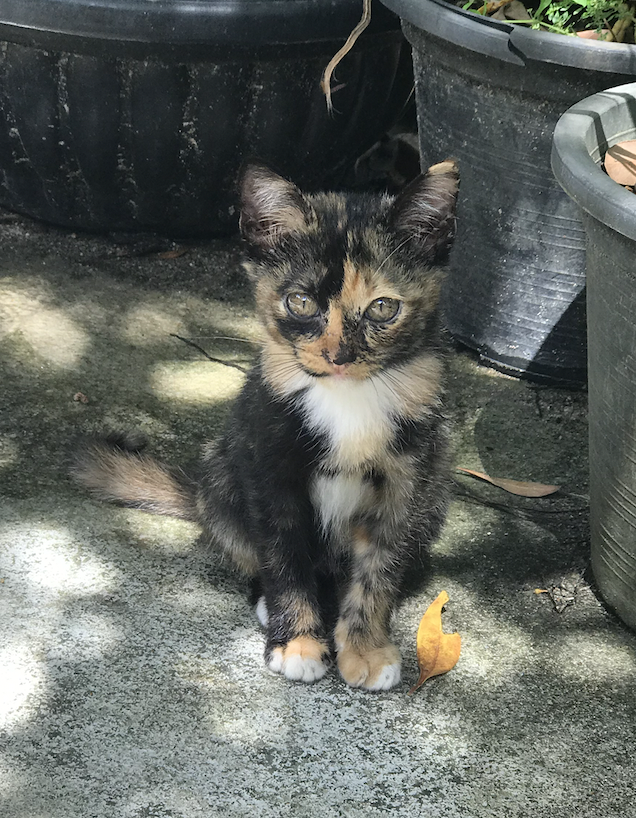
#> input picture GMT/GMT-Klausur/Tut_Materialien/Lea-Zoom/04_tut_lea_gmt/cat.png, 636 x 818 px
$ jupyter execute 04_tut_lea_gmt.ipynb   (older library calls are emulated)
#> lines starting #> are read from the running program, lines starting #| are printed output that depends on the picture
# Python & Jupyter Tutorial 2: Plots & Bilder

## Imports
Imports stehen aus Konventionsgründen im Allgemeinen immer ganz oben.
Wenn ihr neue imports hinzufügt, müsst ihr die Zelle mit den Imports erneut durchlaufen lassen ($\blacktriangleright$Run).
Dies gilt auch für alle anderen Zellen, wenn ihr diese verändert, lasst sie mit Run erneut durch laufen.
Oder startet das Notebook erneut (Restart the kernel, Symbol: $\blacktriangleright\blacktriangleright$)

#### Für Plots braucht ihr:
    import matplotlib.pyplot as plt

#### Bei Bildbearbeitung wird meistens noch benötigt:
    import cv2

[cell 1]
import numpy as np
import cv2
import matplotlib.pyplot as plt

### Plotting
#### Wichtig! Jedes Mal wenn ihr einen Plot anzeigt, danach eine neue Zelle anfangen, ansonsten wird nur der letzte Plot angezeigt!

[cell 2]
# x gibt einen Bereich an. Es soll von 0 bis 10 auf der x-Achse geplottet werden.
# 0.1 gibt die Schrittgröße an. Je größer also dieser Wert, desto ungenauer wird der Plot.
x = np.arange(0, 10, 0.1)

# y gibt die Funktion an, die wir plotten wollen.
y = np.sin(x)

# Plotten von Funktion y im Bereich x.
plt.plot(x, y)

# Plot anzeigen lassen
plt.show
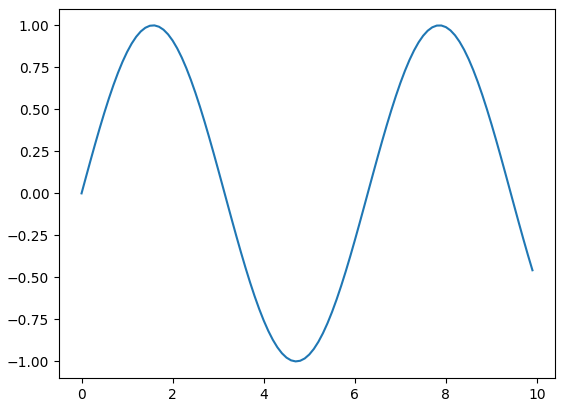
#> figure drawn by matplotlib, 1 panel; curve peaks at x = 1.6, y = 1

[cell 3]
# Plotten von 2 Funktionen in einem Diagramm
y_sin = np.sin(x)
y_cos = np.cos(x)
plt.plot(x, y_sin)
plt.plot(x, y_cos)

# x-Achse beschriften
plt.xlabel('x axis')

 # y-Achse beschriften
plt.ylabel('y axis')

# Titel des Plots
plt.title('Sinus und Cosinus')

# Legende angeben (in der Reihenfolge wie es zu plt.plot(x,y) hinzugefügt wurde.)
plt.legend( ['Sinus', 'Cosinus'] )
plt.show()
#> figure, not shown here; curve peaks at x = 1.6, y = 1; curve peaks at x = 0, y = 1

[cell 4]
values = [8, 6, 7, 3, 4, 9, 8, 2, 0, 5]

# Balkendiagramm erstellen.
#       np.arange(len(values)) = [0 1 2 3 4 5 6 7 8 9]
#     Mit width könnt ihr die Balkendicke ändern.
plt.bar(np.arange(len(values)), values, width=0.5)
plt.show()
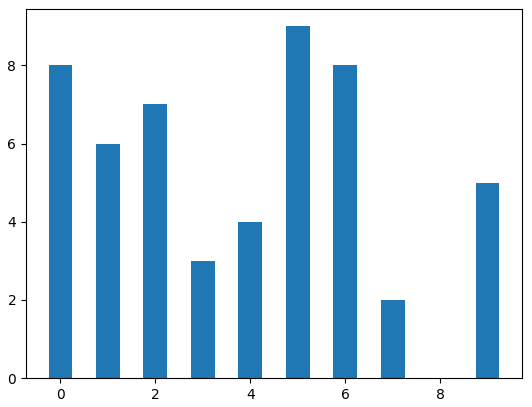
#> figure drawn by matplotlib, 1 panel; tallest bar 9 high, from x = 4.75 to 5.25

### Subplots

[cell 5]
# x = np.arange(0, 10, 0.1) # oben bereits definiert
# y_sin = np.sin(x)
# y_cos = np.cos(x)

# Mittels Subplots einen Plot erstellen
plt.subplot(2,1,1) # (2 Zeilen, 1 Elemente in einer Spalte, 1tes Element)
plt.plot(x, y_sin)
plt.title('Sinus')

plt.subplot(2,1,2) # (2 Zeilen, 1 Elemente in einer Spalte, 2tes Element)
plt.plot(x, y_cos)
plt.title('Cosinus')

plt.show()
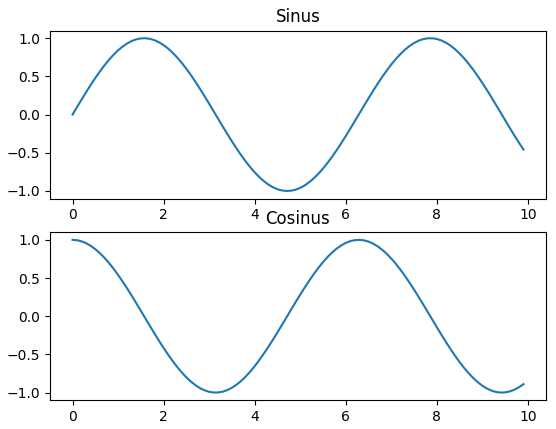
#> figure drawn by matplotlib, 2 panels; panel 1: curve peaks at x = 1.6, y = 1; panel 2: curve peaks at x = 0, y = 1

[cell 6]
# Einfache Plots untereinander anzeigen
plt.plot(x, y_sin)
plt.title('Sinus')
plt.show()
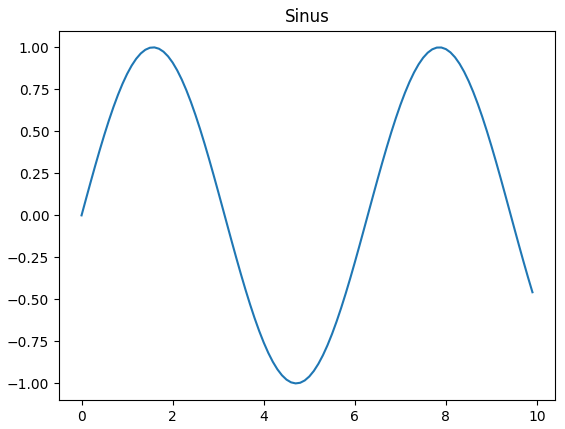
#> figure drawn by matplotlib, 1 panel; curve peaks at x = 1.6, y = 1

plt.plot(x, y_cos)
plt.title('Cosinus')
plt.show()
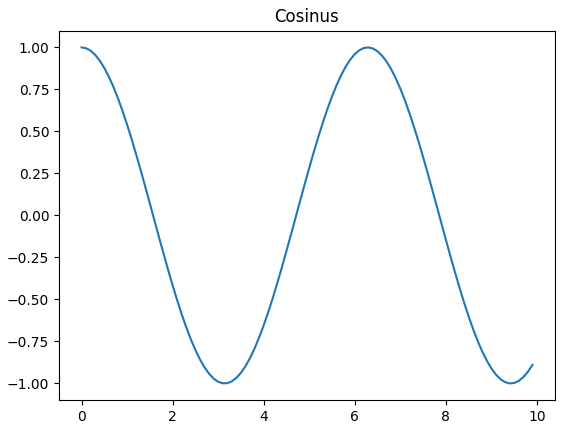
#> figure drawn by matplotlib, 1 panel; curve peaks at x = 0, y = 1

[cell 7]
# oben bereits definiert
# x = np.arange(0, 10, 0.1)
# y_sin = np.sin(x)
# y_cos = np.cos(x)

# Plots nebeneinander
# Subplot 1 mit Sinus
plt.subplot(1,2,1) # (1 Zeile, 2 Elemente in einer Spalte, 1tes Element)
plt.plot(x, y_sin)
plt.title('Sinus')

# Subplot 2 mit Cosinus
plt.subplot(1,2,2) # (1 Zeile, 2 Elemente in einer Spalte, 2tes Element)
plt.plot(x, y_cos)
plt.title('Cosinus')

# Plot anzeigen lassen
plt.show()
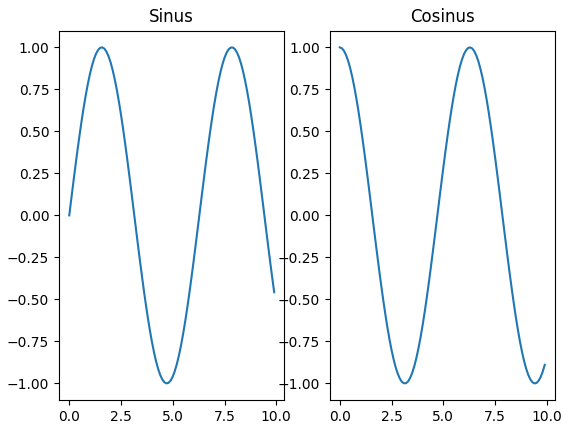
#> figure drawn by matplotlib, 2 panels; panel 1: curve peaks at x = 1.6, y = 1; panel 2: curve peaks at x = 0, y = 1

[cell 8]
y_tan = y_sin / y_cos

# Größen-Parameter des Plots ändern, d.h. sodass die Plots schöner nebeneinander aussehen
# (15, 3) -> 15 entspricht der Breite, 3 entspricht der Höhe
plt.rcParams["figure.figsize"] = (15,3)

# Plots nebeneinander
# Subplot 1 mit Sinus
plt.subplot(1,3,1)
plt.plot(x, y_sin)
plt.title('Sinus')

# Subplot 2 mit Cosinus
plt.subplot(1,3,2)
plt.plot(x, y_cos)
plt.title('Cosinus')

# Subplot 3 mit Tangens
plt.subplot(1,3,3)
plt.plot(x, y_tan)
plt.title('Tangens')

# Plot anzeigen lassen
plt.show()
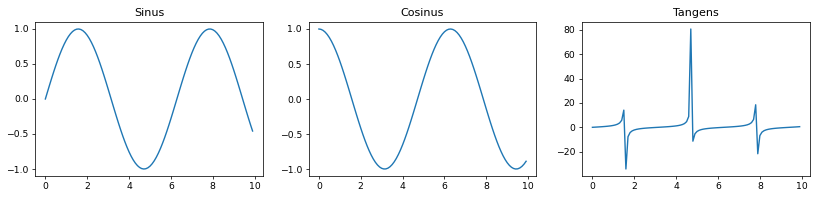
#> figure drawn by matplotlib, 3 panels; panel 1: curve peaks at x = 1.6, y = 1; panel 2: curve peaks at x = 0, y = 1; panel 3: curve peaks at x = 4.7, y = 80.71

### Images

[cell 9]
# Einlesen eines Bildes. Hier Pfad angeben und Bild im selben Ordner oder /ordner/name.jpg etc angeben.
img = plt.imread('cat.png')
#> img is the input picture: shape (818, 636, 4) float32; mean R, G, B, A 0.379, 0.395, 0.373, 1

# Bild ausgeben
plt.imshow(img)

[cell 10]
# Konvertieren eines RGB Bildes in ein Graustufen-Bild
def rgb2grey(rgb):
    r, g, b = rgb[:,:,0], rgb[:,:,1], rgb[:,:,2]
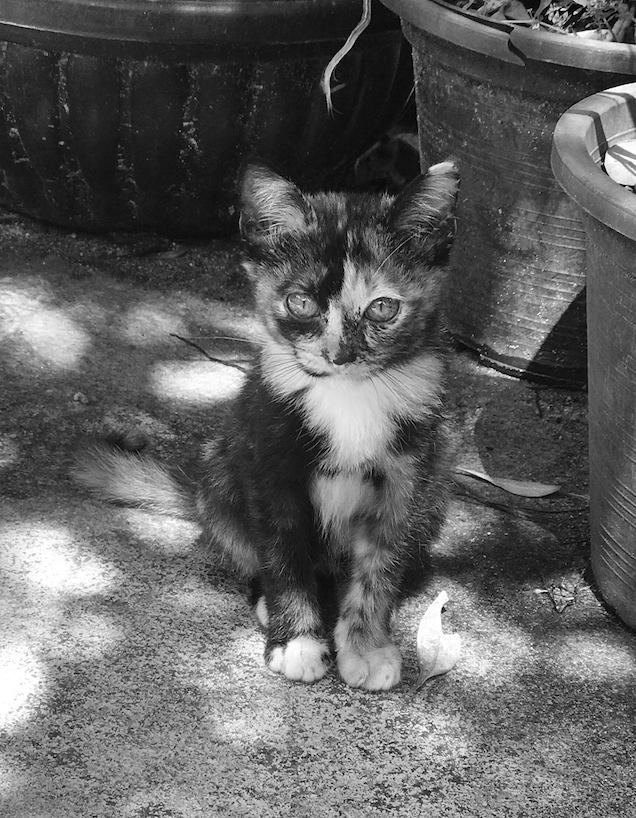
#> r: shape (818, 636) float32; min 0, max 1, mean 0.379
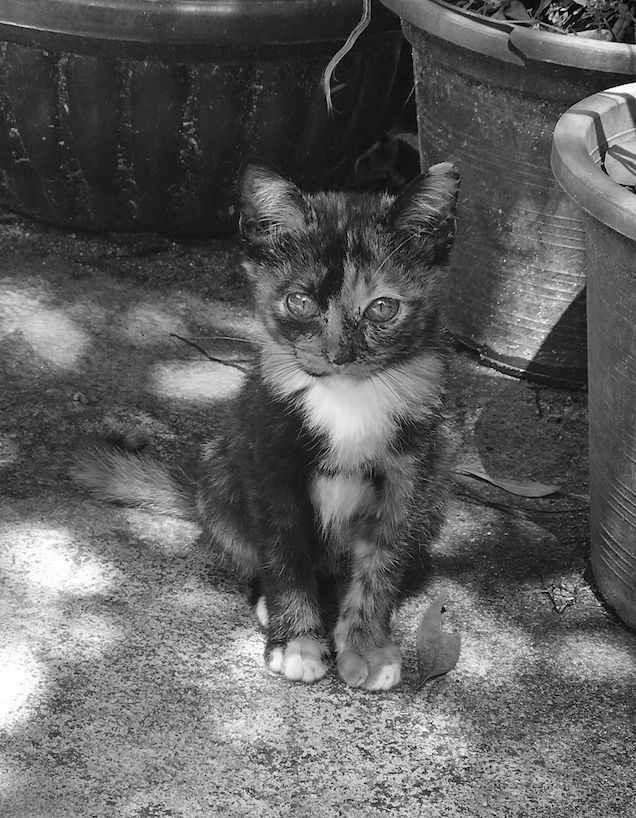
#> b: shape (818, 636) float32; min 0, max 1, mean 0.373
    # siehe Skript oder Wikipedia
    grey = 0.2989 * r + 0.5870 * g + 0.1140 * b
    return grey

[cell 11]
img_grey = rgb2grey(img)

# Plotten ein SW-Bild/Grau-Bild mit cmap='gray' als zusätzlichem Parameter
# plt.imshow(img_grey, cmap='gray') # immer nach plt.show() eine neue Zelle anfangen

# Sichern eines SW-Bild/Grau-Bild mit cmap='gray' als zusätzlichem Parameter
plt.imsave('catgrey.png', img_grey, cmap='gray')
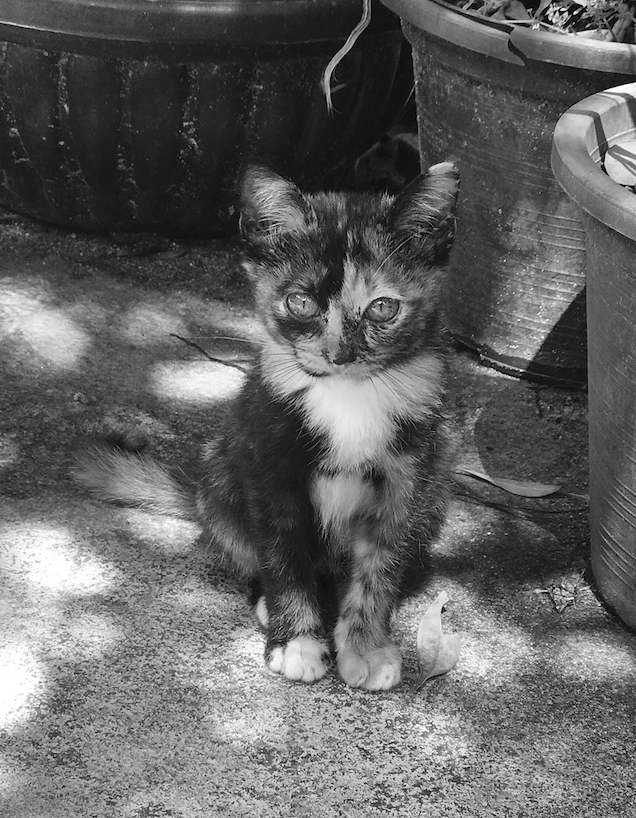
#> saved as catgrey.png: shape (818, 636, 3); min 0, max 255, mean 98.6

img2 = plt.imread('catgrey.png')
plt.imshow(img2)
